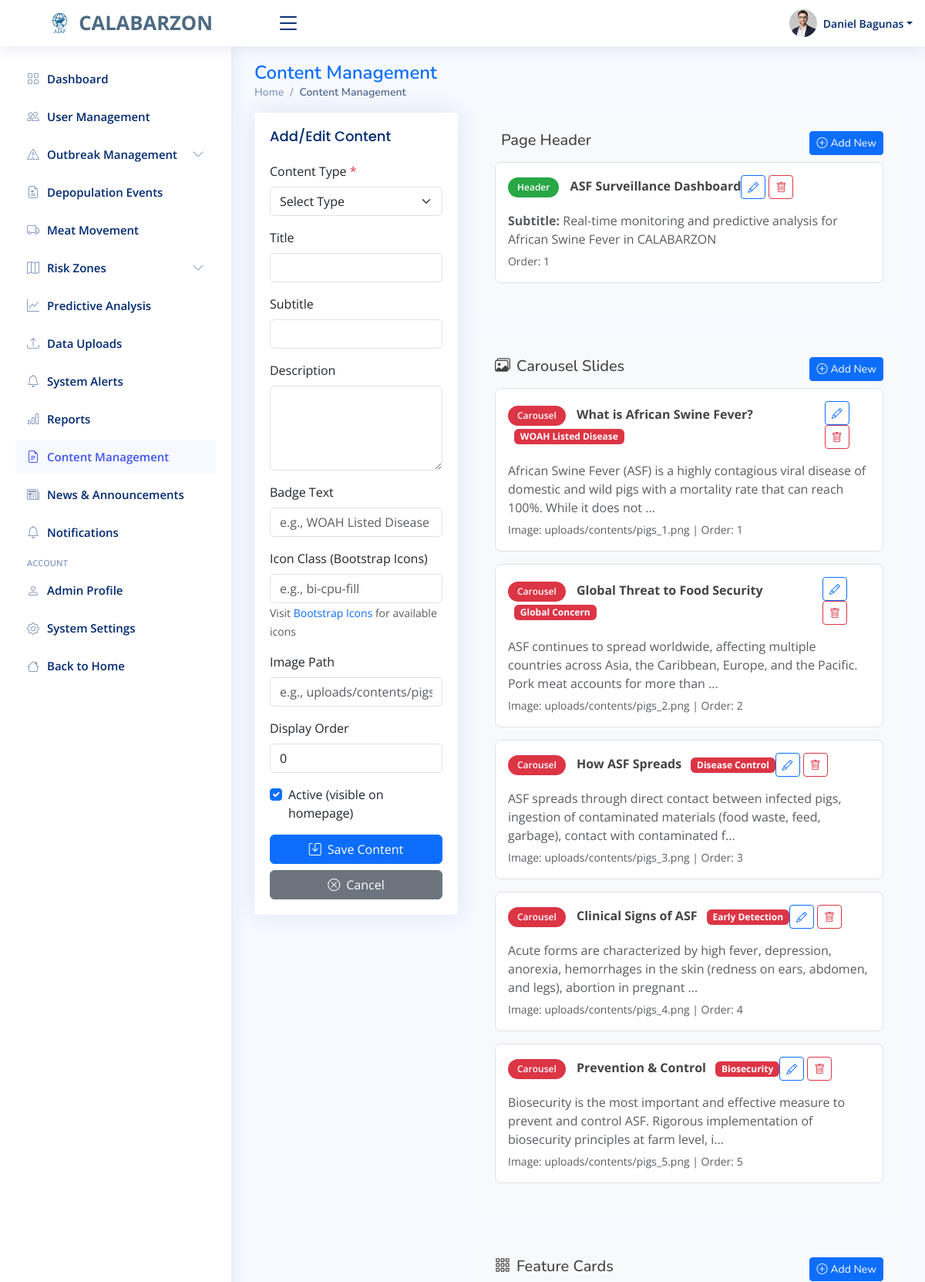
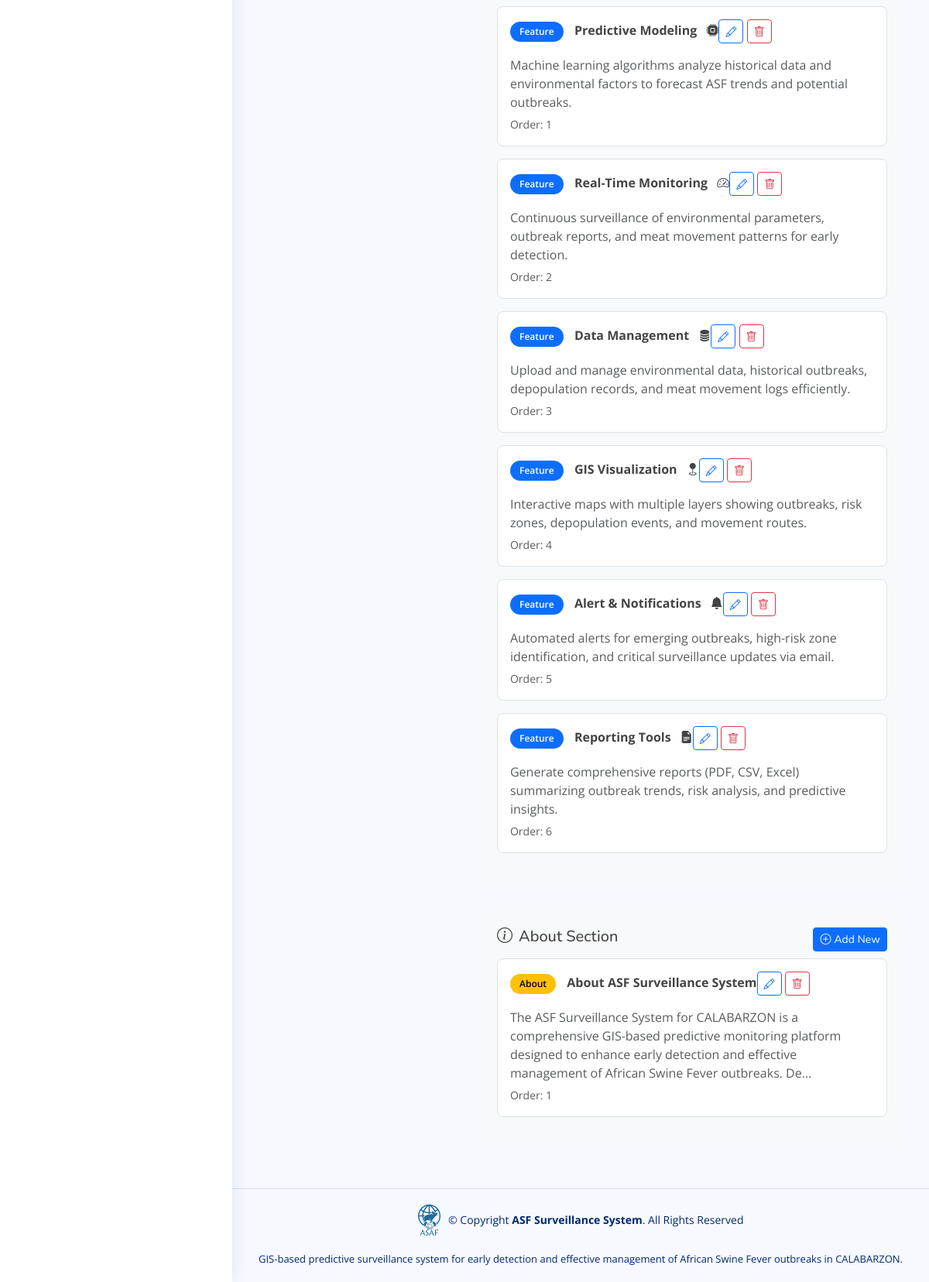
The page /admin/content-management.php (signed in) on the database its author committed (2 pictures, top to bottom).
### tables this page shows
CREATE TABLE `homepage_content` (
  `id` int(11) NOT NULL,
  `content_type` enum('carousel_slide','feature_card','page_header','about_section') NOT NULL,
  `title` varchar(255) DEFAULT NULL,
  `subtitle` varchar(500) DEFAULT NULL,
  `description` text DEFAULT NULL,
  `badge_text` varchar(100) DEFAULT NULL,
  `icon_class` varchar(100) DEFAULT NULL,
  `image_path` varchar(500) DEFAULT NULL,
  `content_order` int(11) DEFAULT 0,
  `is_active` tinyint(1) DEFAULT 1,
  `external_link` varchar(500) DEFAULT NULL,
  `link_text` varchar(100) DEFAULT NULL,
  `meta_data` longtext DEFAULT NULL CHECK (json_valid(`meta_data`)),
  `created_by` int(11) DEFAULT NULL,
  `updated_by` int(11) DEFAULT NULL,
  `created_at` timestamp NOT NULL DEFAULT current_timestamp(),
  `updated_at` timestamp NOT NULL DEFAULT current_timestamp() ON UPDATE current_timestamp()
);

### admin/content-management.php (the view, shortened to what this page needs)
<?php
$database = new Database();
try {
    $pdo = $database->getConnection();
} catch (Exception $e) {
    die("Connection failed: " . $e->getMessage());
}
try {
    $stmt = $pdo->query("SELECT * FROM homepage_content ORDER BY content_type, content_order, id");
    $all_content = $stmt->fetchAll(PDO::FETCH_ASSOC);
    $content_by_type = [
        'page_header' => [],
        'carousel_slide' => [],
        'feature_card' => [],
        'about_section' => []
    ];
    foreach ($all_content as $content) {
        $content_by_type[$content['content_type']][] = $content;
    }
} catch (Exception $e) {
    $error_message = "Error loading content: " . $e->getMessage();
    $content_by_type = [
        'page_header' => [],
        'carousel_slide' => [],
        'feature_card' => [],
        'about_section' => []
    ];
}
?>
<!DOCTYPE html>
<html lang="en">
<head>
  <?php include 'includes/head.php'; ?>
</head>
<body>
  <?php include 'includes/header.php'; ?>
  <?php include 'includes/sidebar.php'; ?>
  <main id="main" class="main">
    <div class="pagetitle">
      <h1>Content Management</h1>
      <nav>
        <ol class="breadcrumb">
          <li class="breadcrumb-item"><a href="index.php">Home</a></li>
          <li class="breadcrumb-item active">Content Management</li>
        </ol>
      </nav>
    </div>
    <section class="section">
      <div class="row">
        <div class="col-lg-4">
          <div class="card">
            <div class="card-body">
              <h5 class="card-title">Add/Edit Content</h5>
              <form method="POST" id="contentForm">
                <div class="mb-3">
                  <label for="content_type" class="form-label">Content Type <span class="text-danger">*</span></label>
                  <select class="form-select" id="content_type" name="content_type" required>
                    <option value="">Select Type</option>
                  </select>
                </div>
                <div class="mb-3">
                  <label for="title" class="form-label">Title</label>
                  <input type="text" class="form-control" id="title" name="title">
                </div>
                <div class="mb-3">
                  <label for="subtitle" class="form-label">Subtitle</label>
                  <input type="text" class="form-control" id="subtitle" name="subtitle">
                </div>
                <div class="mb-3">
                  <label for="description" class="form-label">Description</label>
                  <textarea class="form-control" id="description" name="description" rows="4"></textarea>
                </div>
                <div class="mb-3" id="badge_text_group">
                  <label for="badge_text" class="form-label">Badge Text</label>
                  <input type="text" class="form-control" id="badge_text" name="badge_text" placeholder="e.g., WOAH Listed Disease">
                </div>
                <div class="mb-3" id="icon_class_group">
                  <label for="icon_class" class="form-label">Icon Class (Bootstrap Icons)</label>
                  <input type="text" class="form-control" id="icon_class" name="icon_class" placeholder="e.g., bi-cpu-fill">
                  <small class="text-muted">Visit <a href="https://icons.getbootstrap.com/" target="_blank">Bootstrap Icons</a> for available icons</small>
                </div>
                <div class="mb-3" id="image_path_group">
                  <label for="image_path" class="form-label">Image Path</label>
                  <input type="text" class="form-control" id="image_path" name="image_path" placeholder="e.g., uploads/contents/pigs_1.png">
                </div>
                <div class="mb-3">
                  <label for="content_order" class="form-label">Display Order</label>
                  <input type="number" class="form-control" id="content_order" name="content_order" value="0" min="0">
                </div>
                <div class="mb-3">
                  <div class="form-check">
                    <input class="form-check-input" type="checkbox" id="is_active" name="is_active" checked>
                    <label class="form-check-label" for="is_active">
                      Active (visible on homepage)
                    </label>
                  </div>
                </div>
                <div class="d-grid gap-2">
                  <button type="submit" class="btn btn-primary">
                    <i class="bi bi-save me-2"></i>Save Content
                  </button>
                  <button type="button" class="btn btn-secondary" onclick="resetForm()">
                    <i class="bi bi-x-circle me-2"></i>Cancel
                  </button>
                </div>
              </form>
            </div>
          </div>
        </div>
        <div class="col-lg-8">
          <div class="content-section">
            <h5 class="mb-3">
              <i class="bi bi-heading me-2"></i>Page Header
              <button class="btn btn-sm btn-primary float-end" onclick="addNewContent('page_header')">
                <i class="bi bi-plus-circle me-1"></i>Add New
              </button>
            </h5>
            <?php foreach ($content_by_type['page_header'] as $content): ?>
            <div class="content-item">
              <div class="content-item-header">
                <div>
                  <span class="content-item-badge badge-header">Header</span>
                  <strong><?php echo htmlspecialchars($content['title']); ?></strong>
                </div>
                <div>
                  <button class="btn btn-sm btn-outline-primary" onclick="editContent(<?php echo $content['id']; ?>)">
                    <i class="bi bi-pencil"></i>
                  </button>
                  <button class="btn btn-sm btn-outline-danger" onclick="deleteContent(<?php echo $content['id']; ?>)">
                    <i class="bi bi-trash"></i>
                  </button>
                </div>
              </div>
              <p class="text-muted mb-1"><strong>Subtitle:</strong> <?php echo htmlspecialchars($content['subtitle']); ?></p>
              <small class="text-muted">Order: <?php echo $content['content_order']; ?></small>
            </div>
            <?php endforeach; ?>
          </div>
          <div class="content-section">
            <h5 class="mb-3">
              <i class="bi bi-images me-2"></i>Carousel Slides
              <button class="btn btn-sm btn-primary float-end" onclick="addNewContent('carousel_slide')">
                <i class="bi bi-plus-circle me-1"></i>Add New
              </button>
            </h5>
            <?php foreach ($content_by_type['carousel_slide'] as $content): ?>
            <div class="content-item">
              <div class="content-item-header">
                <div>
                  <span class="content-item-badge badge-carousel">Carousel</span>
                  <strong><?php echo htmlspecialchars($content['title']); ?></strong>
                  <?php if ($content['badge_text']): ?>
                    <span class="badge bg-danger ms-2"><?php echo htmlspecialchars($content['badge_text']); ?></span>
                  <?php endif; ?>
                </div>
                <div>
                  <button class="btn btn-sm btn-outline-primary" onclick="editContent(<?php echo $content['id']; ?>)">
                    <i class="bi bi-pencil"></i>
                  </button>
                  <button class="btn btn-sm btn-outline-danger" onclick="deleteContent(<?php echo $content['id']; ?>)">
                    <i class="bi bi-trash"></i>
                  </button>
                </div>
              </div>
              <p class="text-muted mb-1"><?php echo htmlspecialchars(substr($content['description'], 0, 150)) . '...'; ?></p>
              <small class="text-muted">Image: <?php echo htmlspecialchars($content['image_path']); ?> | Order: <?php echo $content['content_order']; ?></small>
            </div>
            <?php endforeach; ?>
          </div>
          <div class="content-section">
            <h5 class="mb-3">
              <i class="bi bi-grid-3x3-gap me-2"></i>Feature Cards
              <button class="btn btn-sm btn-primary float-end" onclick="addNewContent('feature_card')">
                <i class="bi bi-plus-circle me-1"></i>Add New
              </button>
            </h5>
            <?php foreach ($content_by_type['feature_card'] as $content): ?>
            <div class="content-item">
              <div class="content-item-header">
                <div>
                  <span class="content-item-badge badge-feature">Feature</span>
                  <strong><?php echo htmlspecialchars($content['title']); ?></strong>
                  <?php if ($content['icon_class']): ?>
                    <i class="<?php echo htmlspecialchars($content['icon_class']); ?> ms-2"></i>
                  <?php endif; ?>
                </div>
                <div>
                  <button class="btn btn-sm btn-outline-primary" onclick="editContent(<?php echo $content['id']; ?>)">
                    <i class="bi bi-pencil"></i>
                  </button>
                  <button class="btn btn-sm btn-outline-danger" onclick="deleteContent(<?php echo $content['id']; ?>)">
                    <i class="bi bi-trash"></i>
                  </button>
                </div>
              </div>
              <p class="text-muted mb-1"><?php echo htmlspecialchars($content['description']); ?></p>
              <small class="text-muted">Order: <?php echo $content['content_order']; ?></small>
            </div>
            <?php endforeach; ?>
          </div>
          <div class="content-section">
            <h5 class="mb-3">
              <i class="bi bi-info-circle me-2"></i>About Section
              <button class="btn btn-sm btn-primary float-end" onclick="addNewContent('about_section')">
                <i class="bi bi-plus-circle me-1"></i>Add New
              </button>
            </h5>
            <?php foreach ($content_by_type['about_section'] as $content): ?>
            <div class="content-item">
              <div class="content-item-header">
                <div>
                  <span class="content-item-badge badge-about">About</span>
                  <strong><?php echo htmlspecialchars($content['title']); ?></strong>
                </div>
                <div>
                  <button class="btn btn-sm btn-outline-primary" onclick="editContent(<?php echo $content['id']; ?>)">
                    <i class="bi bi-pencil"></i>
                  </button>
                  <button class="btn btn-sm btn-outline-danger" onclick="deleteContent(<?php echo $content['id']; ?>)">
                    <i class="bi bi-trash"></i>
                  </button>
                </div>
              </div>
              <p class="text-muted mb-1"><?php echo htmlspecialchars(substr($content['description'], 0, 200)) . '...'; ?></p>
              <small class="text-muted">Order: <?php echo $content['content_order']; ?></small>
            </div>
            <?php endforeach; ?>
          </div>
        </div>
      </div>
    </section>
  </main>
  <?php include 'includes/footer.php'; ?>
</body>
</html>

### rows shown on the page
homepage_content: title "ASF Surveillance Dashboard", subtitle "Real-time monitoring and predictive analysis for African Swine Fever in CALABARZON", content_order "1"
homepage_content: title "What is African Swine Fever?", badge_text "WOAH Listed Disease", description "African Swine Fever (ASF) is a highly contagious viral disease of domestic and wild pigs with a mortality rate that can reach 100%. While it does not", image_path "uploads/contents/pigs_1.png", content_order "1"
homepage_content: title "Global Threat to Food Security", badge_text "Global Concern", description "ASF continues to spread worldwide, affecting multiple countries across Asia, the Caribbean, Europe, and the Pacific. Pork meat accounts for more than", image_path "uploads/contents/pigs_2.png", content_order "2"
homepage_content: title "How ASF Spreads", badge_text "Disease Control", description "ASF spreads through direct contact between infected pigs, ingestion of contaminated materials (food waste, feed, garbage), contact with contaminated f", image_path "uploads/contents/pigs_3.png", content_order "3"
homepage_content: title "Clinical Signs of ASF", badge_text "Early Detection", description "Acute forms are characterized by high fever, depression, anorexia, hemorrhages in the skin (redness on ears, abdomen, and legs), abortion in pregnant", image_path "uploads/contents/pigs_4.png", content_order "4"
homepage_content: title "Prevention & Control", badge_text "Biosecurity", description "Biosecurity is the most important and effective measure to prevent and control ASF. Rigorous implementation of biosecurity principles at farm level, i", image_path "uploads/contents/pigs_5.png", content_order "5"
homepage_content: title "Predictive Modeling", description "Machine learning algorithms analyze historical data and environmental factors to forecast ASF trends and potential outbreaks.", content_order "1"
homepage_content: title "Real-Time Monitoring", description "Continuous surveillance of environmental parameters, outbreak reports, and meat movement patterns for early detection.", content_order "2"
homepage_content: title "Data Management", description "Upload and manage environmental data, historical outbreaks, depopulation records, and meat movement logs efficiently.", content_order "3"
homepage_content: title "GIS Visualization", description "Interactive maps with multiple layers showing outbreaks, risk zones, depopulation events, and movement routes.", content_order "4"
homepage_content: title "Alert & Notifications", description "Automated alerts for emerging outbreaks, high-risk zone identification, and critical surveillance updates via email.", content_order "5"
homepage_content: title "Reporting Tools", description "Generate comprehensive reports (PDF, CSV, Excel) summarizing outbreak trends, risk analysis, and predictive insights.", content_order "6"
homepage_content: title "About ASF Surveillance System", description "The ASF Surveillance System for CALABARZON is a comprehensive GIS-based predictive monitoring platform designed to enhance early detection and effective management of African Swine Fever outbreaks. De", content_order "1"

### other values the page prints
$currentUser['name'] "Daniel Bagunas"
